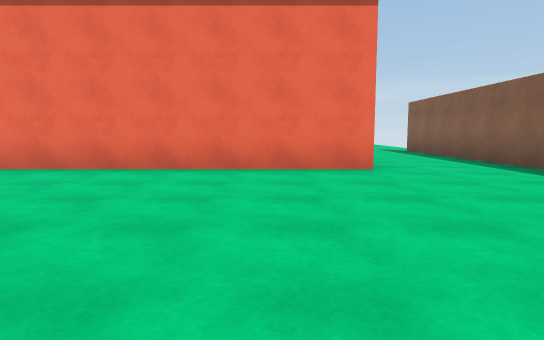
view 1 (above)

24 first-person views from a walk through a Unity game level. The camera is 1.2 m above the floor, tilts 6° down and sees 75° across. The floor is counted in squares, 2 m on a side. Each view is taken from the middle of a square. On the plan, view 1 faces up. The plan holds only what a view shows up to about 10 squares ahead; the rest is blank. The place goes on beyond the plan. The player is left out. Some surface patterns are stand-ins.

view 2
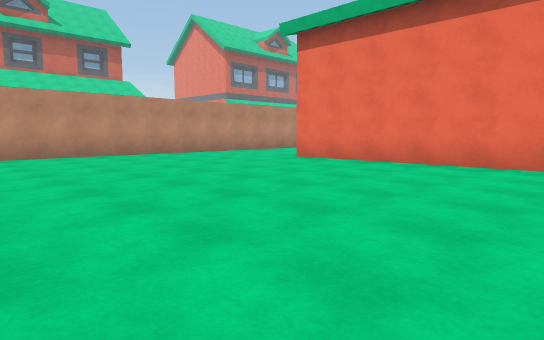

view 3
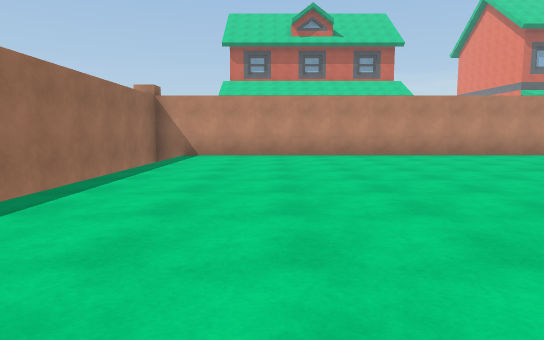

view 4
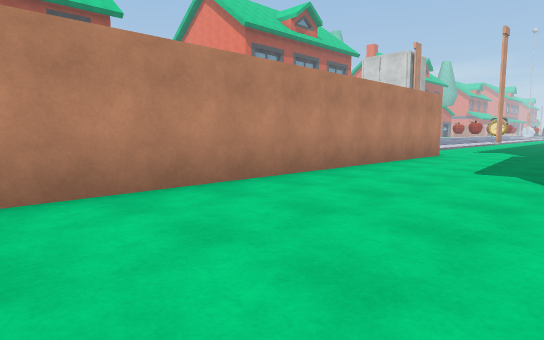

view 5
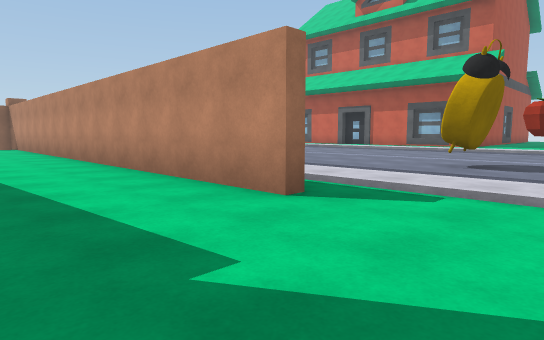

view 6
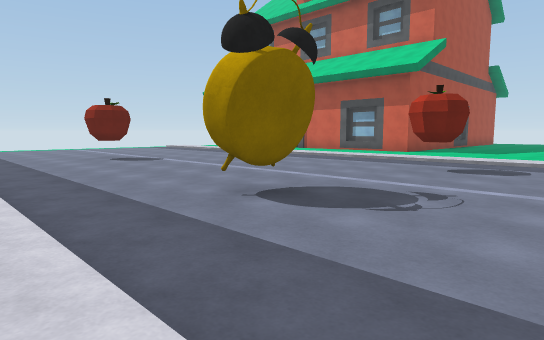

view 7
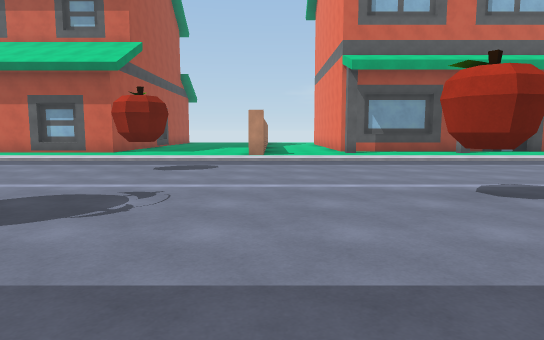

view 8
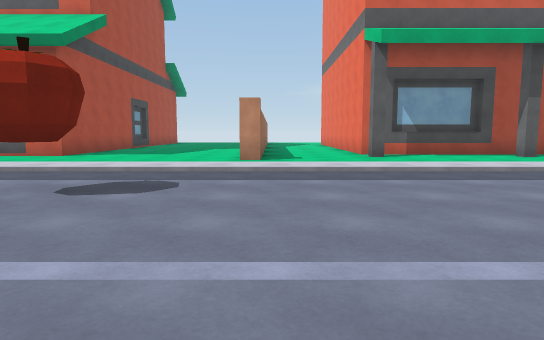

view 9
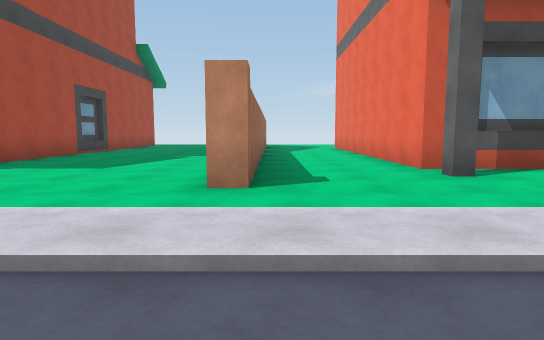

view 10
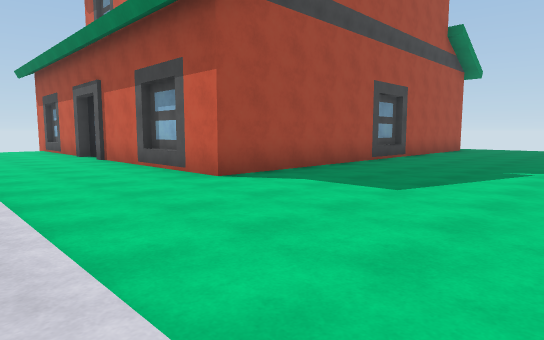

view 11
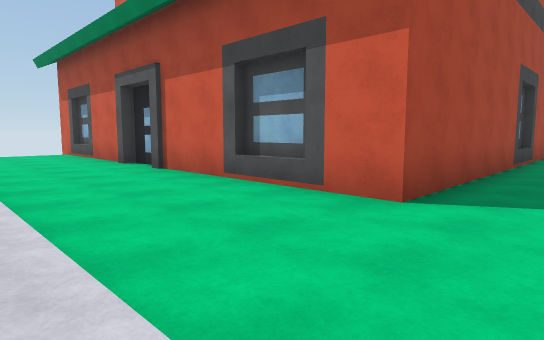

view 12
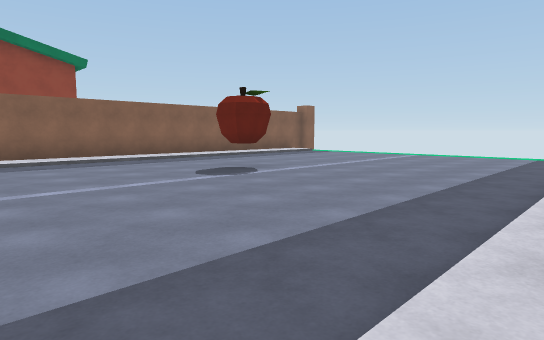

view 13
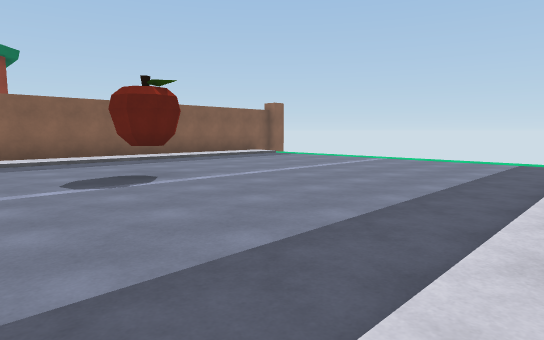

view 14
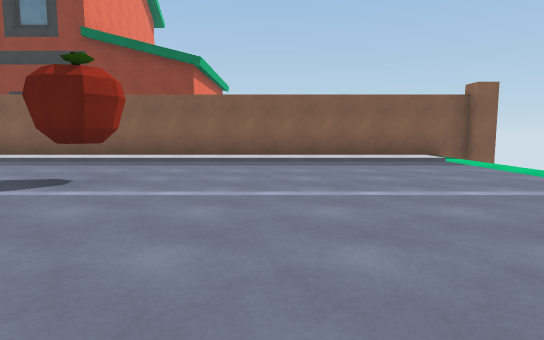

view 15
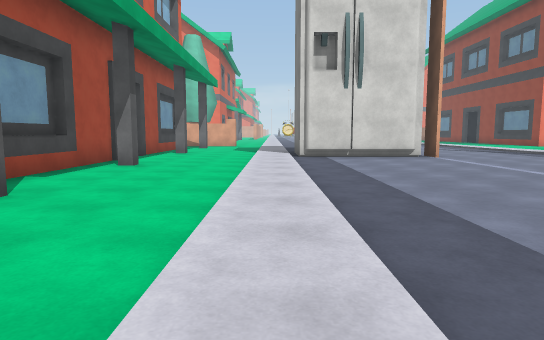

view 16
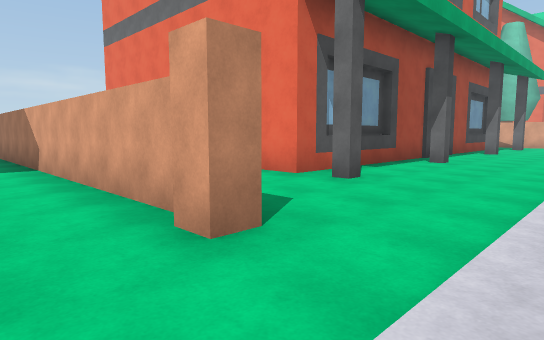

view 17
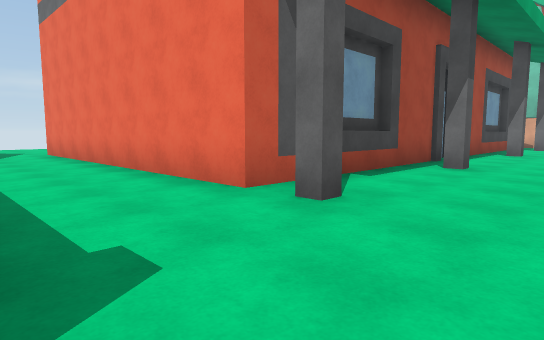

view 18
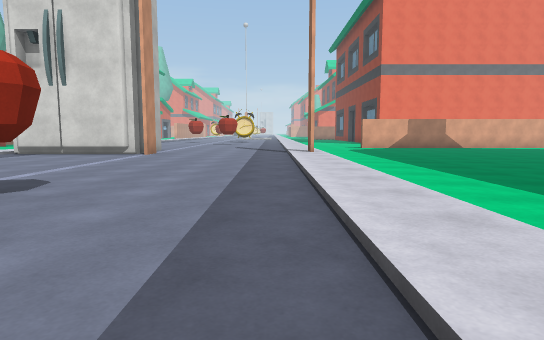

view 19
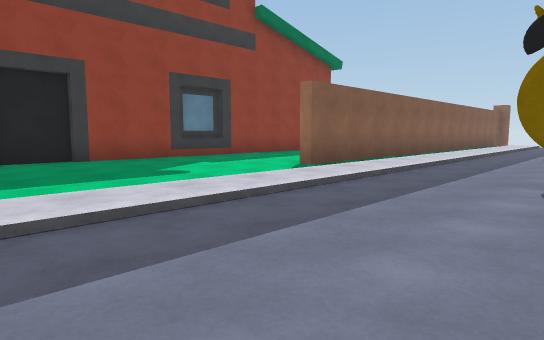

view 20
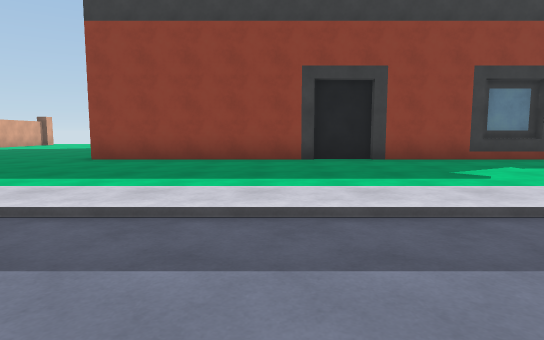

view 21
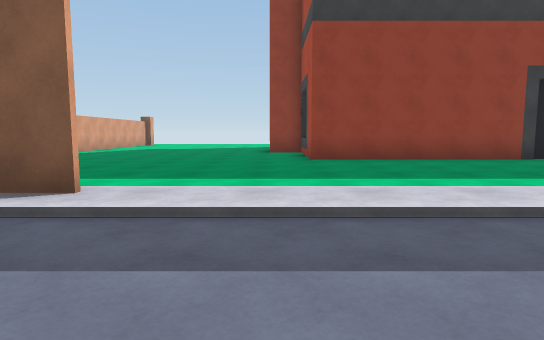

view 22
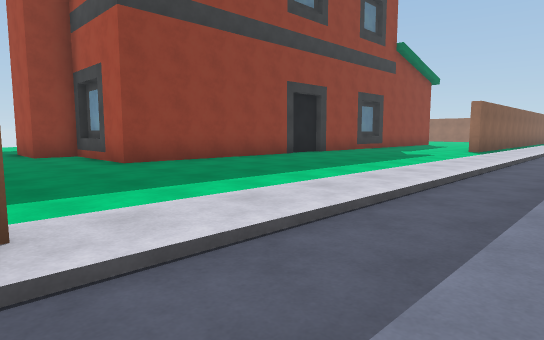

view 23
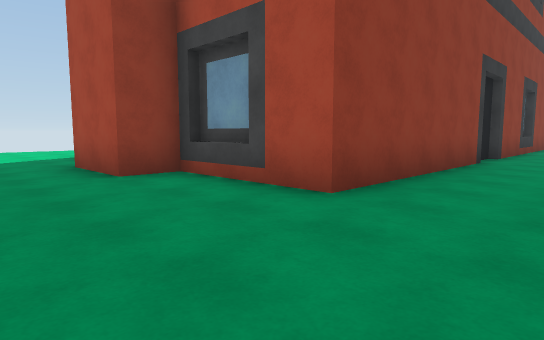

view 24
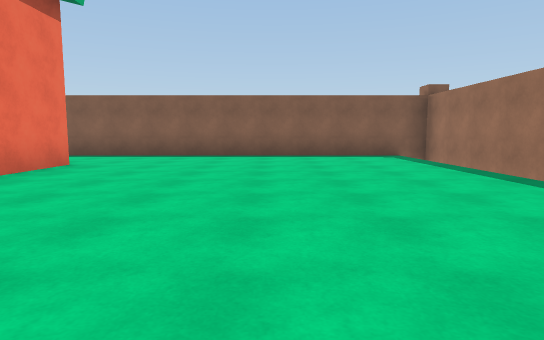

### Floor plan
Points are (right, up) in squares from view 1. A wall is a line through its corners. A room is listed if a view was taken in it or the views show most of it. See-through windows are left out.
Room 1 (views 1, 2, 3, 4, 5, 6, 7, 8, 9, 10, 11, 12, 13, 14, 15, 16, 17, 18, 19, 20, 21, 22, 23, 24)
walls: (-22.6, 14.5) (-31.5, 14.5); (-23.5, 8.1) (-23.5, 6.9); (-6, 10.7) (-6, 14.7); (-5.8, 10.9) (-5.8, 12.1); (-5.8, 14.6) (-5.8, 16.1); (-6, 16) (-6, 21.1) (-3.1, 21.1) (-3.1, 22.1) (-1.1, 22.1); (-23.5, 3.9) (-23.5, 3.1) (-23.3, 3.1) (-23.3, 0.1); (-15.8, 23.8) (-19.2, 23.8); (-27.5, 14.7) (-21.8, 14.7) (-21.8, 14.3) (-22.4, 14.3); (-15.4, 24.1) (-15.4, 23.6); (-10.9, 23.6) (-10.9, 24.4); (-22.9, 21.7) (-22.9, 21.2); (-24.1, 20.9) (-24.1, 18.5); (-9.8, -2.1) (-9.8, 11.7) (-9.5, 11.7) (-9.5, -2.1) (-4, -2.1); (-4.5, 20.9) (-3.4, 20.9); (-29.8, 9.3) (-28.6, 9.3); (-23.9, 23) (-23.9, 17.5) (-32.3, 17.5); (-31.4, 9.5) (-23.3, 9.5) (-23.3, 4.4); (1.7, 5.8) (-6, 5.8); (0.3, -2.1) (4.5, -2.1) (4.5, 4.6)
ways out: opening at (0.5, 23.5); opening at (2.5, 5.5)
objects: other object (-18, 12) to (-17, 13); other object (-15, 5) to (-14, 6); other object (-15, 17); other object (-14, 12) to (-13, 12)

Positions as (right, up) in squares from view 1, and headings:
1: (0, 0), facing up
2: (0, -1), facing up-left
3: (0, 1), facing left
4: (-6, 2), facing up-left
5: (-7, 14), facing down-left
6: (-11, 15), facing down-left
7: (-11, 15), facing left
8: (-14, 15), facing left
9: (-18, 15), facing left
10: (-20, 14), facing down-left
11: (-20, 11), facing down-left
12: (-20, 10), facing down-right
13: (-20, 8), facing down-right
14: (-19, 3), facing right
15: (-20, 14), facing up
16: (-20, 13), facing up-left
17: (-21, 15), facing up-left
18: (-12, 14), facing up
19: (-14, 17), facing down-right
20: (-14, 17), facing right
21: (-14, 22), facing right
22: (-13, 24), facing down-right
23: (-8, 24), facing down-right
24: (-5, 2), facing right
